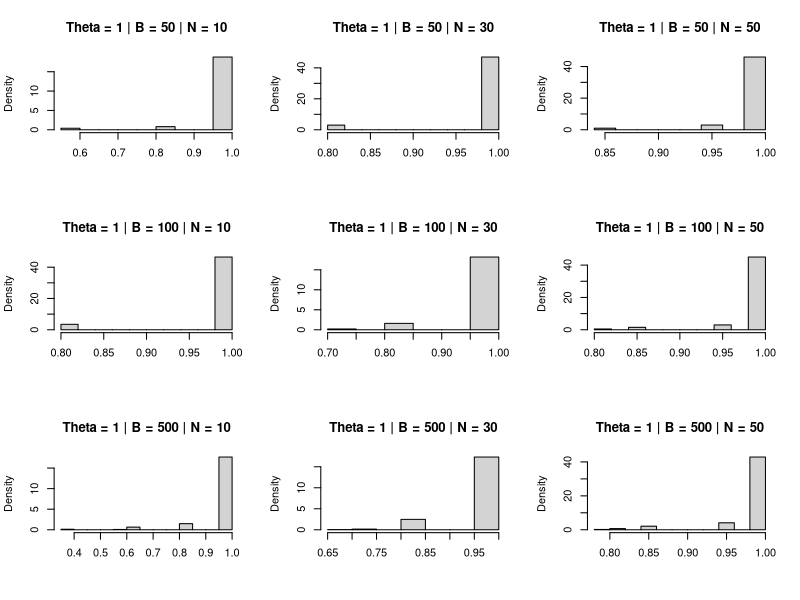
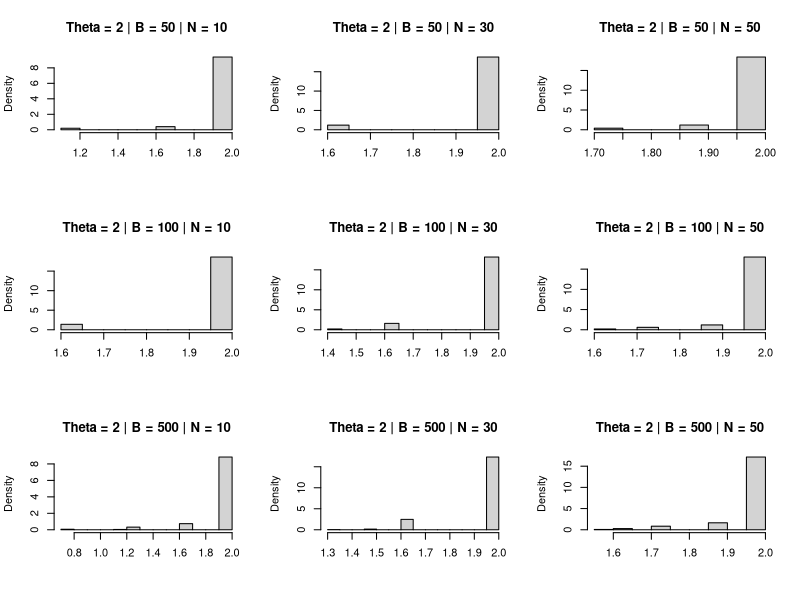
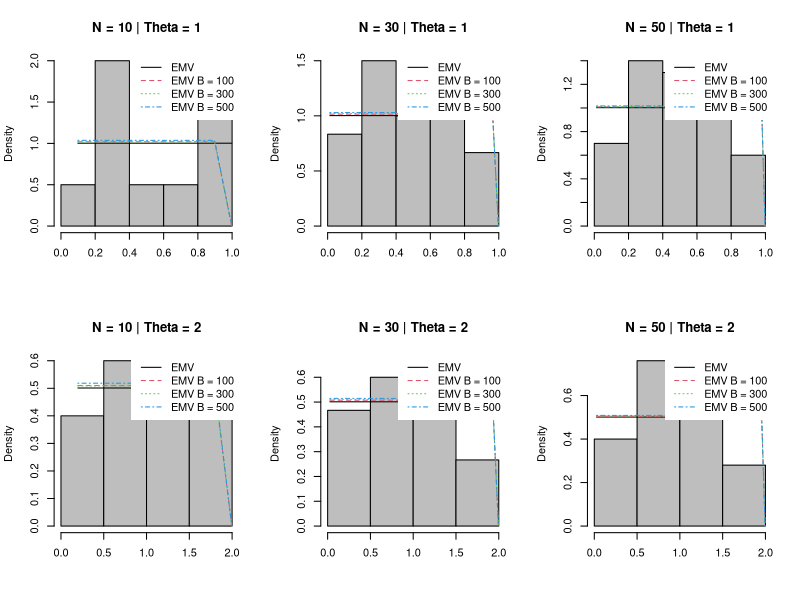

Write the R code that produced these figures, in order.
bootstrap_uni <- function(nobs = c(10, 30, 50), B = c(50, 100, 500), theta = c(1, 0.5), seed = 1987, 
                          type = 'non-parametric', view_results = T, export = T){
  
  if(!is.numeric(B) | !is.numeric(nobs) | !is.numeric(theta) |
     !is.numeric(seed) |!is.logical(view_results) |
     !is.logical(export) | (length(which(type == c('non-parametric', 'parametric')))==0 | length(type) > 1)){
    stop('Some arguments entered in the function are wrong. Follow the instructions: \n
     * "nobs" -> These are the sample sizes that will be evaluated in the simulations, it must be a numerical vector.\n
     * "B" -> Represents the number of bootstrap sample size, must be a numeric argument.\n
     * "theta" -> These are the parameters of Uniform distribution that you want to estimate in you simulation. It must be a numerical vector.\n
     * "view_results" -> If you prefer to print the simulation results for each sample size and parameterization.\n
     * "export" -> Whether to save the results in .txt file.\n')
  }
  
  if(!require(MASS)){install.packages('MASS')}
  
  res_est_b_list <- list()
  res_est_b_list_full<-list()
  for(i in 1:length(theta)){
    for(j in 1:length(B)){
      res_est_b_list[[j]] <- `colnames<-`(matrix(c(0), nrow = B[j], ncol = length(nobs)), c(paste0('Nobs =  ', nobs)))
      
    }
    names(res_est_b_list) <- c(paste0('B = ', B))
    res_est_b_list_full[[i]] <- res_est_b_list
  }
  names(res_est_b_list_full) <- c(paste0('theta = ', theta))
  
  # Setting the environment to receive the results
  res_est_array <- array(c(0), dim = c(length(theta), length(B)+1, length(nobs)), 
                         dimnames = list(paste0('theta = ', theta),
                                         c('EMV', paste0('Est.B ', B)),
                                         paste0('nobs = ', nobs)))
  
  res_bias_array <- array(c(0), dim = c(length(theta), length(B)+1, length(nobs)), 
                          dimnames = list(paste0('theta = ', theta),
                                          c('Bias EMV', paste0('Bias Est.B ', B)),
                                          paste0('nobs = ', nobs)))
  
  res_sd_array <- array(c(0), dim = c(length(theta), length(B)+1, length(nobs)), 
                        dimnames = list(paste0('theta = ', theta),
                                        c('Sd EMV', paste0('Sd Est.B ', B)),
                                        paste0('nobs = ', nobs)))
  #Starts the simulation
  for(i in 1:length(nobs)){
    for(j in 1:length(theta)){
      set.seed(seed)
      x <- runif(n = nobs[i], min = 0, max = theta[j])
      n <-length(x)
      est_emv_uni <- max(x)
      sd_emv_uni <- sqrt(((n*theta[j])^2)/(((n+1)^2)*(n+2)))
      res_est_array[j, 1, i] <- est_emv_uni
      res_bias_array[j, 1, i] <- theta[j] - est_emv_uni
      res_sd_array[j, 1, i] <- sd_emv_uni
      for(k in 1:length(B)){
        vec_est_B <- numeric(B[k])
        for(l in 1:B[k]){
          if(type == 'non-parametric'){
            resample_x <- sample(x, replace = T)
          }else{
            est_x <- fitdistr(x, dunif, list(min=0, max = 2), lower = c(-Inf, -Inf))
            resample_x <- runif(length(x), min=0, max = est_x$estimate[2])
          }
          vec_est_B[l] <- max(resample_x)
        }
        res_est_b_list_full[[j]][[k]][,i] <- vec_est_B
        res_est_array[j, k+1, i] <- mean(vec_est_B)
        res_bias_array[j, k+1, i] <- theta[j] - mean(vec_est_B)
        res_sd_array[j, k+1, i] <-  sd(vec_est_B)
        
      }    
    }
  }
  
  # if you want to print all the results in the terminal
  if(view_results){
    cat('\n')
    cat("Uniform Distribution \n")
    cat('\n')
    cat(type)
    cat('\n')
    for(i in 1:length(nobs)){
      cat("####################################################\n")
      cat("Sample size:", nobs[i], '\n')
      cat("####################################################\n")
      for(j in 1:length(theta)){
        cat('\n')
        cat("Results for parameter", rownames(res_est_array)[j],"\n")
        cat("theta:", theta[j],'\n')
        cat("Estimate EMV:", res_est_array[j, 1, i],' \n')
        cat("BIAS EMV:", res_bias_array[j, 1, i],' \n')
        cat("Standard deviation EMV:", res_sd_array[j, 1, i],' \n')
        cat('\n')
        for(k in 1:length(B)){
          cat("Bootstrap sample size:", B[k], '\n')
          cat("Est.B", B[k], ':', res_est_array[j, k+1, i],' \n')
          cat("BIAS Est.B", B[k], ':', res_bias_array[j, k+1, i],' \n')
          cat("Sd Est.B", B[k],':', res_sd_array[j, k+1, i],' \n')
          cat('\n')
        }
        cat("####################################################\n")
      }
      cat('\n')
    }
  }
  
  # if you want to export the results saving as .txt file
  if(export){
    name_file_export <- paste0('Simulation results uniform', ' - ', type, '.txt')
    file_sink <- file(name_file_export)
    sink(name_file_export, append = T)
    cat('\n')
    cat("Uniform Distribution \n")
    cat('\n')
    cat(type)
    cat('\n')
    for(i in 1:length(nobs)){
      cat("####################################################\n")
      cat("Sample size:", nobs[i], '\n')
      cat("####################################################\n")
      for(j in 1:length(theta)){
        cat('\n')
        cat("Results for parameter", rownames(res_est_array)[j],"\n")
        cat("theta:", theta[j],'\n')
        cat("Estimate EMV:", res_est_array[j, 1, i],' \n')
        cat("BIAS EMV:", res_bias_array[j, 1, i],' \n')
        cat("Standard deviation EMV:", res_sd_array[j, 1, i],' \n')
        cat('\n')
        for(k in 1:length(B)){
          cat("Bootstrap sample size:", B[k], '\n')
          cat("Est.B", B[k], ':', res_est_array[j, k+1, i],' \n')
          cat("BIAS Est.B", B[k], ':', res_bias_array[j, k+1, i],' \n')
          cat("Sd Est.B", B[k],':', res_sd_array[j, k+1, i],' \n')
        }
        cat("####################################################\n")
      }
      cat('\n')
    }
    sink()
    close(file_sink)
  }
  
  #Storing within a list.
  list(res_est_b_list_full = res_est_b_list_full,
       res_est_array = res_est_array,
       res_bias_array = res_bias_array,
       res_sd_array = res_sd_array,
       nobs = nobs, B = B, theta = theta)
  
}

res<-bootstrap_uni(nobs = c(10, 30, 50), B = c(50, 100, 500), theta = c(1, 2), seed = 1987, 
                   type = 'non-parametric', view_results = F, export = F)

res$res_est_array

##########################################
####### SECTION FOR THE GRAPHICS #########
##########################################

library(tidyverse)
theta<-res$theta
B<-res$B
nobs<-res$nobs

# Graphics of distributions of the estimatives for theta = 1
par(mfrow = c(3,3))
for(j in 1:length(B)){
  for(k in 1:length(nobs)){
    hist(res$res_est_b_list_full[[1]][[j]][,k], freq = F,
         main = paste0('Theta = ', theta[1],' | B = ', B[j], ' | N = ', nobs[k]), 
         xlab = NULL)
  }
}

# Graphics of distributions of the estimatives for theta = 0.5
par(mfrow = c(3,3))
for(j in 1:length(B)){
  for(k in 1:length(nobs)){
    hist(res$res_est_b_list_full[[2]][[j]][,k], freq = F,
         main = paste0('Theta = ', theta[2],' | B = ', B[j], ' | N = ', nobs[k]), 
         xlab = NULL)
  }
}

par(mfrow = c(2,3))
seed = 1987
set.seed(seed)
# Nobs = 10 and Theta = 1
x <- runif(n = 10, min = 0, max = 1)
x2 <- seq(min(x), max(x), length = length(x))
hist(x, prob = T,  main = paste0('N = 10 | Theta = ', theta[1]), col = "gray", xlab = '')
lines(x2, dunif(x2, min = 0, max = res$res_est_array[1,1,1]), col = 1, lty = 1, lwd = 1)
lines(x2, dunif(x2, min = 0, max = res$res_est_array[1,2,1]), col = 2, lty = 2, lwd = 1)
lines(x2, dunif(x2, min = 0, max = res$res_est_array[1,3,1]), col = 3, lty = 3, lwd = 1)
lines(x2, dunif(x2, min = 0, max = res$res_est_array[1,4,1]), col = 4, lty = 4, lwd = 1)
legend('topright', cex= 1, lty = c(1:4), col= c(1:4),
       legend=c("EMV", "EMV B = 100", "EMV B = 300", "EMV B = 500"),
       box.lty=0)


set.seed(seed)
# Nobs = 30 and Theta = 1
x <- runif(n = 30, min = 0, max = 1)
x2 <- seq(min(x), max(x), length = length(x))
hist(x, prob = T,  main = paste0('N = 30 | Theta = ', theta[1]), col = "gray", xlab = '')
lines(x2, dunif(x2, min = 0, max = res$res_est_array[1,1,2]), col = 1, lty = 1, lwd = 1)
lines(x2, dunif(x2, min = 0, max = res$res_est_array[1,2,2]), col = 2, lty = 2, lwd = 1)
lines(x2, dunif(x2, min = 0, max = res$res_est_array[1,3,2]), col = 3, lty = 3, lwd = 1)
lines(x2, dunif(x2, min = 0, max = res$res_est_array[1,4,2]), col = 4, lty = 4, lwd = 1)
legend('topright', cex= 1, lty = c(1:4), col= c(1:4),
       legend=c("EMV", "EMV B = 100", "EMV B = 300", "EMV B = 500"),
       box.lty=0)

set.seed(seed)
# Nobs = 50 and Theta = 1
x <- runif(n = 50, min = 0, max = 1)
x2 <- seq(min(x), max(x), length = length(x))
hist(x, prob = T,  main = paste0('N = 50 | Theta = ', theta[1]), col = "gray", xlab = '')
lines(x2, dunif(x2, min = 0, max = res$res_est_array[1,1,3]), col = 1, lty = 1, lwd = 1)
lines(x2, dunif(x2, min = 0, max = res$res_est_array[1,2,3]), col = 2, lty = 2, lwd = 1)
lines(x2, dunif(x2, min = 0, max = res$res_est_array[1,3,3]), col = 3, lty = 3, lwd = 1)
lines(x2, dunif(x2, min = 0, max = res$res_est_array[1,4,3]), col = 4, lty = 4, lwd = 1)
legend('topright', cex= 1, lty = c(1:4), col= c(1:4),
       legend=c("EMV", "EMV B = 100", "EMV B = 300", "EMV B = 500"),
       box.lty=0)

####
set.seed(seed)
# Nobs = 10 and Theta = 2
x <- runif(n = 10, min = 0, max = 2)
x2 <- seq(min(x), max(x), length = length(x))
hist(x, prob = T,  main = paste0('N = 10 | Theta = ', theta[2]), col = "gray", xlab = '')
lines(x2, dunif(x2, min = 0, max = res$res_est_array[2,1,1]), col = 1, lty = 1, lwd = 1)
lines(x2, dunif(x2, min = 0, max = res$res_est_array[2,2,1]), col = 2, lty = 2, lwd = 1)
lines(x2, dunif(x2, min = 0, max = res$res_est_array[2,3,1]), col = 3, lty = 3, lwd = 1)
lines(x2, dunif(x2, min = 0, max = res$res_est_array[2,4,1]), col = 4, lty = 4, lwd = 1)
legend('topright', cex= 1, lty = c(1:4), col= c(1:4),
       legend=c("EMV", "EMV B = 100", "EMV B = 300", "EMV B = 500"),
       box.lty=0)

set.seed(seed)
# Nobs = 30 and Theta = 2
x <- runif(n = 30, min = 0, max = 2)
x2 <- seq(min(x), max(x), length = length(x))
hist(x, prob = T,  main = paste0('N = 30 | Theta = ', theta[2]), col = "gray", xlab = '')
lines(x2, dunif(x2, min = 0, max = res$res_est_array[2,1,2]), col = 1, lty = 1, lwd = 1)
lines(x2, dunif(x2, min = 0, max = res$res_est_array[2,2,2]), col = 2, lty = 2, lwd = 1)
lines(x2, dunif(x2, min = 0, max = res$res_est_array[2,3,2]), col = 3, lty = 3, lwd = 1)
lines(x2, dunif(x2, min = 0, max = res$res_est_array[2,4,2]), col = 4, lty = 4, lwd = 1)
legend('topright', cex= 1, lty = c(1:4), col= c(1:4),
       legend=c("EMV", "EMV B = 100", "EMV B = 300", "EMV B = 500"),
       box.lty=0)

set.seed(seed)
# Nobs = 50 and Theta = 2
x <- runif(n = 50, min = 0, max = 2)
x2 <- seq(min(x), max(x), length = length(x))
hist(x, prob = T,  main = paste0('N = 50 | Theta = ', theta[2]), col = "gray", xlab = '')
lines(x2, dunif(x2, min = 0, max = res$res_est_array[2,1,3]), col = 1, lty = 1, lwd = 1)
lines(x2, dunif(x2, min = 0, max = res$res_est_array[2,2,3]), col = 2, lty = 2, lwd = 1)
lines(x2, dunif(x2, min = 0, max = res$res_est_array[2,3,3]), col = 3, lty = 3, lwd = 1)
lines(x2, dunif(x2, min = 0, max = res$res_est_array[2,4,3]), col = 4, lty = 4, lwd = 1)
legend('topright', cex= 1, lty = c(1:4), col= c(1:4),
       legend=c("EMV", "EMV B = 100", "EMV B = 300", "EMV B = 500"),
       box.lty=0)
